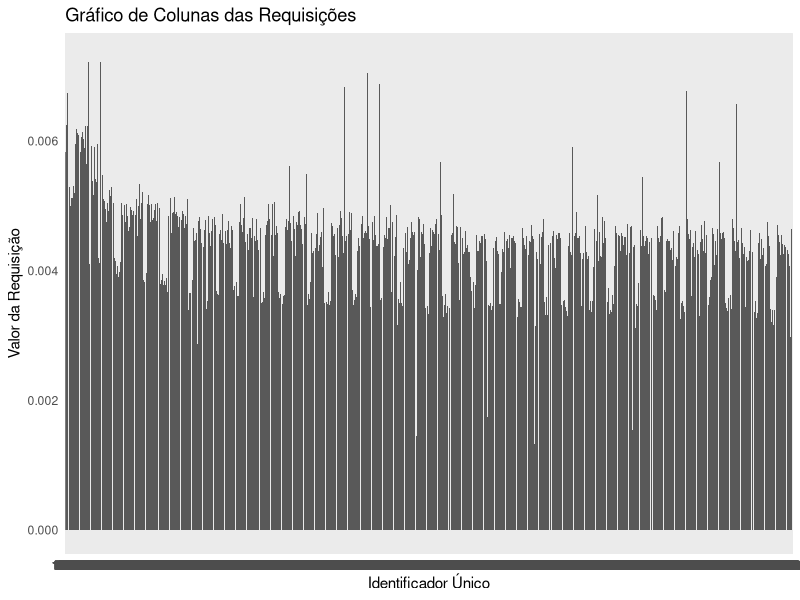
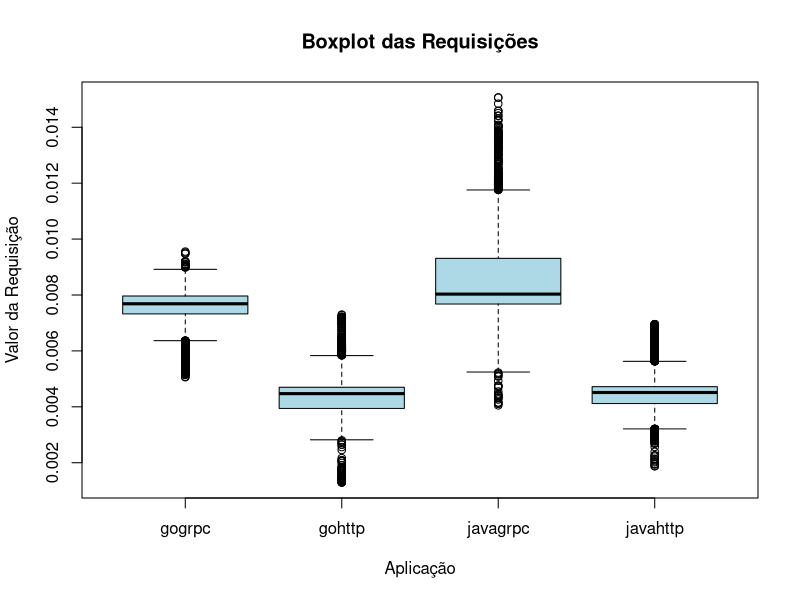

Reproduce these figures in R, in order.
library(tidyverse)
library(readr)
library(reshape2)
library(stats)
database <- read_csv("dados/experimento6.csv")

data <- database %>%
  mutate(
    language = stringr::str_extract(app_name, "java|go"),
    protocol = stringr::str_extract(app_name, "http|grpc")
  )

data$language <- as.factor(data$language)
data$protocol <- as.factor(data$protocol)
data$request_size <- as.factor(data$request_size)

size <- "big"
javahttp <- filter(data, request_size==size, app_name=="javahttp")
javagrpc <- filter(data, request_size==size, app_name=="javagrpc")
gohttp <- filter(data, request_size==size, app_name=="gohttp")
gogrpc <- filter(data, request_size==size, app_name=="gogrpc")

remover_outliers <- function(dados, campo) {
  Q1 <- quantile(dados[[campo]], 0.25)
  Q3 <- quantile(dados[[campo]], 0.75)
  IQR <- Q3 - Q1
  
  limite_inferior <- Q1 - 3.5 * IQR
  limite_superior <- Q3 + 3.5 * IQR
  
  dados_filtrados <- dados[dados[[campo]] >= limite_inferior & dados[[campo]] <= limite_superior, ]
  
  return(dados_filtrados)
}

javahttp <- remover_outliers(javahttp, "value")
javagrpc <- remover_outliers(javagrpc, "value")
gohttp <- remover_outliers(gohttp, "value")
gogrpc <- remover_outliers(gogrpc, "value")

data_joined <- rbind(javahttp, javagrpc, gohttp, gogrpc)

print(wilcox.test(javahttp$value, javagrpc$value, paired = FALSE))
print(wilcox.test(javahttp$value, gohttp$value, paired = FALSE))
print(wilcox.test(javahttp$value, gogrpc$value, paired = FALSE))
print(wilcox.test(javagrpc$value, gohttp$value, paired = FALSE))
print(wilcox.test(javagrpc$value, gogrpc$value, paired = FALSE))
print(wilcox.test(gohttp$value, gogrpc$value, paired = FALSE))

kruskal.test(value ~ protocol, data = data_joined)
kruskal.test(value ~ language, data = data_joined)
data_joined$combined_factor <- interaction(data_joined$protocol, data_joined$language)
kruskal.test(value ~ combined_factor, data = data_joined)

mean_javahttp <- mean(javahttp$value)
mean_javagrpc <- mean(javagrpc$value)
mean_gohttp <- mean(gohttp$value)
mean_gogrpc <- mean(gogrpc$value)

ggplot(gohttp, aes(x=as.factor(id), y=value)) +
  geom_bar(stat="identity") +
  theme_minimal() +
  labs(title="Gráfico de Colunas das Requisições",
       x="Identificador Único",
       y="Valor da Requisição")


boxplot(value ~ app_name, data = data_joined, col = "lightblue", main = "Boxplot das Requisições",
        xlab = "Aplicação", ylab = "Valor da Requisição")
